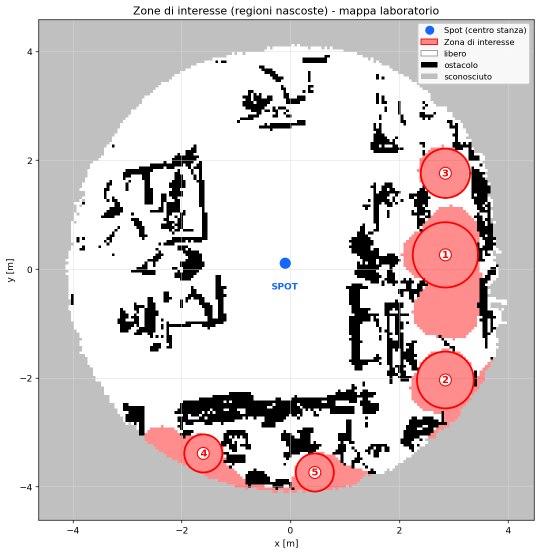
#> input picture step12/zones_of_interest.png, 1080 x 1109 px (shown at 1/2 size)
$ python spot_positions.py
#> lines starting #> are read from the running program, lines starting #| are printed output that depends on the picture; after the words box and inside, x2 and y2 are one past the last pixel; in counts of white or black regions, pixels touching at a corner belong together
#!/usr/bin/env python3
# -*- coding: utf-8 -*-

import os
import csv
import math
import argparse
import numpy as np
from PIL import Image
from scipy import ndimage
import cv2

# =============================================================================
#  PARAMETRI (tutti modificabili)
# =============================================================================

# --- Geometria della ricerca ---
#N_DIRECTIONS      = 16                # numero di direzioni equidistanti
N_DIRECTIONS      = 24
ANGLE_OFFSET_DEG  = 0.0               # sfasamento del ventaglio di direzioni
#DISTANCES_M       = [1.0, 1.5, 2.0, 2.5, 3.0]   # distanze candidate dal centro zona [m]
DISTANCES_M       = [1.0, 1.2, 1.4, 1.6, 1.8, 2.0, 2.2, 2.4, 2.6, 2.8, 3.0, 3.2, 3.4, 3.6, 3.8, 4.0]
# --- Ingombro di Spot (footprint del rettangolino) ---
SPOT_LENGTH_M     = 1.10              # lunghezza corpo Spot [m]
SPOT_WIDTH_M      = 0.50              # larghezza corpo Spot [m]
FOOTPRINT_INFLATION_M = 0.0           # margine di sicurezza aggiunto attorno [m]

# --- FOV per il tie-break (parametri dinamici) ---
FOV_RANGE_M       = 3.0              # portata della FOV [m]
FOV_HALF_ANGLE_DEG= 35.0             # semi-apertura della FOV [deg]
W_COVERAGE        = 1.0             # peso: copertura zona nella FOV (da massimizzare)
W_OBSTACLE        = 1.0             # peso: ostacoli frontali nella FOV (da minimizzare)

# --- Validita' ---
FREE_ONLY         = True             # posa valida SOLO se il footprint e' tutto su BIANCO (libero)
ALLOW_UNKNOWN_GROUND = False         # se True (con FREE_ONLY), lo "sconosciuto" e' calpestabile
                                     #   (bloccano solo nero-ostacolo e rosa-zona). Pose piu' vicine
                                     #   ma NON garantite raggiungibili da Nav2 (spazio non noto).
BLOCK_UNKNOWN     = False            # (solo se FREE_ONLY=False) se True, il grigio sconosciuto blocca
UNKNOWN_GRAY      = 192              # valore RGB del grigio "sconosciuto" (riempimento pieno)

# --- Pulizia opzionale della maschera ostacoli (0 = disattivata, per aderire allo spec) ---
MIN_OBSTACLE_COMP_PX = 0            # rimuove componenti nere piu' piccole di N px (speckle)
OBSTACLE_OPEN_KERNEL = 0            # apertura morfologica k x k (0/1 = off) per togliere linee sottili

# --- Calibrazione (None = auto-detect dall'immagine) ---
PX_PER_METER      = None            # scala px/m; None -> stimata dalle griglie
ORIGIN_PX         = None            # (x,y) pixel dell'origine (0,0); None -> pallino blu

# --- CSV opzionale delle zone dal "primo codice" (piu' preciso della detection) ---
# Se fornito, deve avere colonne con centro in metri. Colonne accettate:
#   id (opz.), x_m, y_m   (oppure  x, y).
ZONES_CSV_IN      = None

# --- Soglie colore (RGB) ---
def m_black(R,G,B):  return (R<80)&(G<80)&(B<80)
def m_white(R,G,B):  return (R>238)&(G>238)&(B>238)
def m_blue(R,G,B):   return (B>150)&(R<110)&(G<130)
def m_red(R,G,B):    return (R>150)&(G<95)&(B<95)
def m_pink(R,G,B):   return (R>200)&(G>110)&(G<205)&(B>110)&(B<205)&(R>G+25)
def m_graybg(R,G,B): return (abs(R-G)<14)&(abs(G-B)<14)&(R>150)&(R<220)
def m_unknown(R,G,B):return (abs(R-UNKNOWN_GRAY)<=3)&(abs(G-UNKNOWN_GRAY)<=3)&(abs(B-UNKNOWN_GRAY)<=3)

# --- Disegno ---
COL_FILL   = (60, 120, 235)   # blu chiaro (RGB) riempimento footprint
COL_EDGE   = (10,  40, 150)   # blu scuro bordo
COL_ARROW  = (10,  30, 110)   # freccia
FILL_ALPHA = 0.35

# =============================================================================
#  UTILITY DI PARSING DELLA MAPPA
# =============================================================================

def detect_plot_frame(black):
    """Rileva il rettangolo degli assi (spines nere continue)."""
    H, W = black.shape
    colsum = black.sum(0); rowsum = black.sum(1)
    cols = np.where(colsum > 0.6*H)[0]
    rows = np.where(rowsum > 0.6*W)[0]
    L, Rt = int(cols.min()), int(cols.max())
    T, Bt = int(rows.min()), int(rows.max())
    return L, Rt, T, Bt

def detect_legend_bbox(a, L, Rt, T):
    """Rileva il riquadro della legenda (rettangolo bianco in alto a destra)."""
    R,G,B = a[:,:,0].astype(int), a[:,:,1].astype(int), a[:,:,2].astype(int)
    white = (R>245)&(G>245)&(B>245)
    x0 = L + int(0.62*(Rt-L))                 # cerca solo nel settore alto-destra
    sub = np.zeros_like(white)
    sub[T:T+int(0.55*(a.shape[0]-T)), x0:Rt] = white[T:T+int(0.55*(a.shape[0]-T)), x0:Rt]
    lbl, n = ndimage.label(sub)
    best = None
    for i in range(1, n+1):
        ys, xs = np.where(lbl==i)
        if len(xs) < 1500:
            continue
        if best is None or len(xs) > best[0]:
            best = (len(xs), (xs.min(), xs.max(), ys.min(), ys.max()))
    if best is None:
        return None
    xmin,xmax,ymin,ymax = best[1]
    pad = 14
    # estende un po' verso il basso per includere le voci impilate
    return (max(L,xmin-pad), min(Rt,xmax+pad), max(T,ymin-pad), ymax+int(0.9*(ymax-ymin))+pad)

def detect_scale_px_per_m(a, L, Rt, T, Bt):
    """Stima px/m dalla spaziatura delle griglie (linee grigio ~196)."""
    R,G,B = a[:,:,0].astype(int), a[:,:,1].astype(int), a[:,:,2].astype(int)
    grid = (abs(R-196)<12)&(abs(G-196)<12)&(abs(B-196)<12)
    def positions(line):
        idx = np.where(line)[0]
        if len(idx)==0: return []
        cl=[]; s=p=idx[0]
        for v in idx[1:]:
            if v-p>4: cl.append((s+p)/2); s=v
            p=v
        cl.append((s+p)/2); return cl
    diffs=[]
    for y in range(T+10, Bt-10, 3):
        d = np.diff(positions(grid[y, L+3:Rt-3]))
        diffs += [x for x in d if 95<x<128]
    for x in range(L+10, Rt-10, 3):
        d = np.diff(positions(grid[T+3:Bt-3, x]))
        diffs += [v for v in d if 95<v<128]
    if len(diffs) < 5:
        raise RuntimeError("Impossibile stimare la scala dalle griglie; imposta PX_PER_METER a mano.")
    return float(np.median(diffs))

def detect_origin_px(a, legend_bbox):
    """Origine (0,0) = pallino blu di Spot (il piu' grande, fuori dalla legenda)."""
    R,G,B = a[:,:,0].astype(int), a[:,:,1].astype(int), a[:,:,2].astype(int)
    blue = m_blue(R,G,B)
    lbl,n = ndimage.label(blue)
    best=None
    for i in range(1,n+1):
        ys,xs=np.where(lbl==i)
        cx,cy=xs.mean(),ys.mean()
        if legend_bbox and (legend_bbox[0]<=cx<=legend_bbox[1] and legend_bbox[2]<=cy<=legend_bbox[3]):
            continue
        if best is None or len(xs)>best[0]:
            best=(len(xs),(cx,cy))
    if best is None:
        raise RuntimeError("Pallino blu (origine) non trovato; imposta ORIGIN_PX a mano.")
    return best[1]

def detect_zone_centers(a, legend_bbox):
    """Centri zona = cerchietti rossi (componenti rosse grandi = gli anelli)."""
    R,G,B = a[:,:,0].astype(int), a[:,:,1].astype(int), a[:,:,2].astype(int)
    red = m_red(R,G,B)
    lbl,n = ndimage.label(red)
    centers=[]
    for i in range(1,n+1):
        ys,xs=np.where(lbl==i)
        if len(xs) < 600:          # scarta le cifre (piccole) e il rumore
            continue
        cx,cy=xs.mean(),ys.mean()
        if legend_bbox and (legend_bbox[0]<=cx<=legend_bbox[1] and legend_bbox[2]<=cy<=legend_bbox[3]):
            continue
        rad=((xs.max()-xs.min())+(ys.max()-ys.min()))/4.0
        centers.append((cx,cy,rad))
    return centers

# =============================================================================
#  GEOMETRIA POSE / COLLISIONE / FOV
# =============================================================================

def rect_corners(cx, cy, length, width, yaw):
    """4 vertici del rettangolo (footprint) centrato in (cx,cy), asse lungo = yaw."""
    fx, fy = math.cos(yaw), math.sin(yaw)          # avanti (in spazio-immagine)
    lx, ly = -fy, fx                                # sinistra
    hl, hw = length/2.0, width/2.0
    pts=[]
    for sl, sw in [(+1,+1),(+1,-1),(-1,-1),(-1,+1)]:
        pts.append((cx + sl*hl*fx + sw*hw*lx,
                    cy + sl*hl*fy + sw*hw*ly))
    return np.array(pts, dtype=np.float32)

def footprint_ok(corners, obstacle, nogo):
    """True se il footprint non tocca ostacoli ne' zone vietate (fuori mappa/legenda)."""
    H,W = obstacle.shape
    x0=int(np.floor(corners[:,0].min())); x1=int(np.ceil(corners[:,0].max()))
    y0=int(np.floor(corners[:,1].min())); y1=int(np.ceil(corners[:,1].max()))
    if x0<0 or y0<0 or x1>=W or y1>=H:
        return False
    mask = np.zeros((y1-y0+1, x1-x0+1), np.uint8)
    poly = (corners - [x0,y0]).astype(np.int32)
    cv2.fillConvexPoly(mask, poly, 1)
    m = mask.astype(bool)
    if nogo[y0:y1+1, x0:x1+1][m].any():
        return False
    if obstacle[y0:y1+1, x0:x1+1][m].any():
        return False
    return True

def fov_score(cx, cy, yaw, zone_mask, zone_total, obstacle, range_px, half_ang):
    """Ritorna (coverage_frac, obstacle_frac) per la FOV a settore."""
    H,W = obstacle.shape
    x0=max(0,int(cx-range_px)); x1=min(W,int(cx+range_px)+1)
    y0=max(0,int(cy-range_px)); y1=min(H,int(cy+range_px)+1)
    yy,xx = np.mgrid[y0:y1, x0:x1]
    dx = xx-cx; dy = yy-cy
    dist = np.hypot(dx,dy)
    ang = np.arctan2(dy,dx)
    dang = np.abs((ang-yaw+math.pi) % (2*math.pi) - math.pi)
    insec = (dist<=range_px)&(dang<=half_ang)
    nsec = int(insec.sum())
    if nsec==0:
        return 0.0, 0.0
    cov = int((zone_mask[y0:y1, x0:x1] & insec).sum())
    obs = int((obstacle[y0:y1, x0:x1]  & insec).sum())
    coverage_frac = cov/float(zone_total) if zone_total>0 else 0.0
    obstacle_frac = obs/float(nsec)
    return coverage_frac, obstacle_frac

# =============================================================================
#  DRAW
# =============================================================================

def draw_pose(canvas, cx, cy, corners, yaw, length_px):
    overlay = canvas.copy()
    poly = corners.astype(np.int32)
    cv2.fillConvexPoly(overlay, poly, COL_FILL)
    cv2.addWeighted(overlay, FILL_ALPHA, canvas, 1-FILL_ALPHA, 0, canvas)
    cv2.polylines(canvas, [poly], True, COL_EDGE, 2, cv2.LINE_AA)
    tip = (int(cx+0.5*length_px*math.cos(yaw)), int(cy+0.5*length_px*math.sin(yaw)))
    cv2.arrowedLine(canvas, (int(cx),int(cy)), tip, COL_ARROW, 2, cv2.LINE_AA, tipLength=0.35)

# =============================================================================
#  MAIN
# =============================================================================

def run(in_png, out_png, out_csv):
#> called with in_png = 'zones_of_interest.png', out_png = 'spot_positions.png', out_csv = 'spot_positions.csv'
    img = Image.open(in_png).convert("RGB")
    a = np.array(img)
    H,W,_ = a.shape
    R,G,B = a[:,:,0].astype(int), a[:,:,1].astype(int), a[:,:,2].astype(int)
#> R: shape (1109, 1080) int64; 256 distinct labels, from 0 to 255
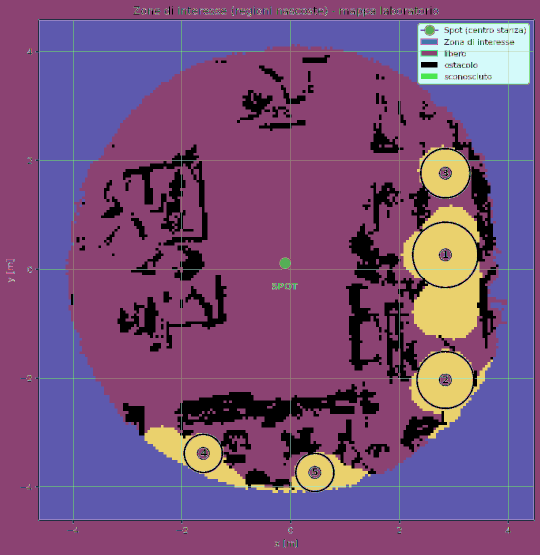
#> G: shape (1109, 1080) int64 (shown at 1/2 size); 256 distinct labels, from 0 to 255; one colour per label, 0 black
#> B: shape (1109, 1080) int64; 256 distinct labels, from 0 to 255

    # --- parsing mappa ---
    black = m_black(R,G,B)
#> in m_black, `def m_black(R,G,B):  return (R<80)&(G<80)&(B<80)`:
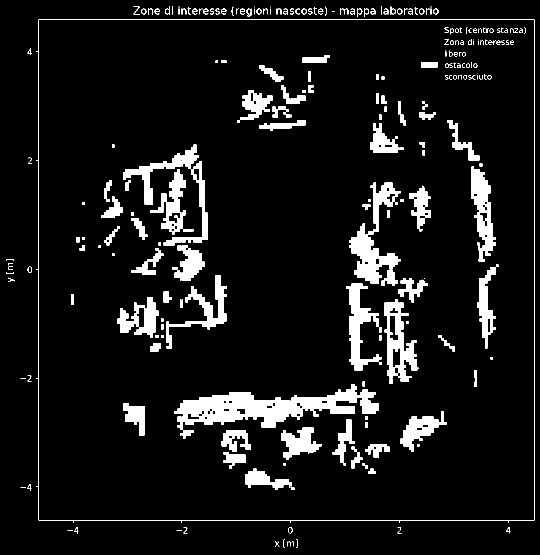
#> returned value: shape (1109, 1080) bool (shown at 1/2 size); 8.3% white; 274 white regions (54 under 20 px), largest, box (x1, y1, x2, y2) and area: (364, 784, 581, 877) 10170, (698, 365, 799, 538) 5997, (582, 768, 758, 839) 5529
    L,Rt,T,Bt = detect_plot_frame(black)
#> in detect_plot_frame, `colsum = black.sum(0)`: colsum = 1080 values, max 1002 at index 77, min 0 at index 0, mean 92.3
#> in detect_plot_frame, `rowsum = black.sum(1)`: rowsum = 1109 values, max 992 at index 39, min 0 at index 0, mean 89.89
#> in detect_plot_frame, `cols = np.where(colsum > 0.6*H)[0]`: cols = [77, 1068]
#> in detect_plot_frame, `rows = np.where(rowsum > 0.6*W)[0]`: rows = [39, 1040]
#> in detect_plot_frame, `L, Rt = int(cols.min()), int(cols.max())`: L = 77; Rt = 1068
#> in detect_plot_frame, `T, Bt = int(rows.min()), int(rows.max())`: T = 39; Bt = 1040
#> L = 77; Rt = 1068; T = 39; Bt = 1040
    legend = detect_legend_bbox(a, L, Rt, T)
#> in detect_legend_bbox, `white = (R>245)&(G>245)&(B>245)`:
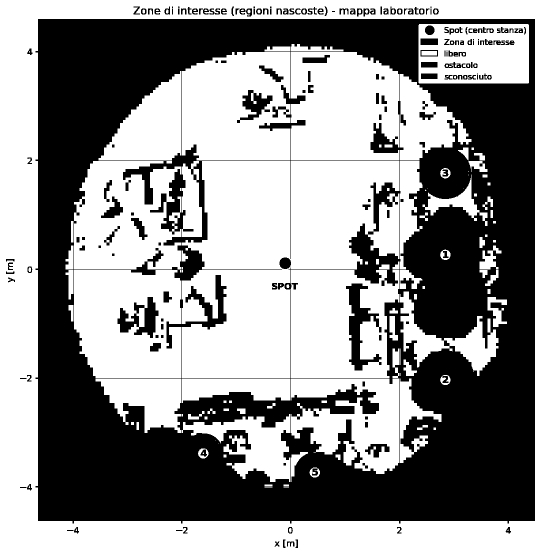
#> white: shape (1109, 1080) bool (shown at 1/2 size); 55.2% white; 189 black regions (14 under 20 px), largest, box (x1, y1, x2, y2) and area: (71, 38, 1070, 1047) 509111, (692, 567, 763, 741) 4820, (235, 594, 317, 676) 3146
#> in detect_legend_bbox, `x0 = L + int(0.62*(Rt-L))`: x0 = 691
#> in detect_legend_bbox, `lbl, n = ndimage.label(sub)`:
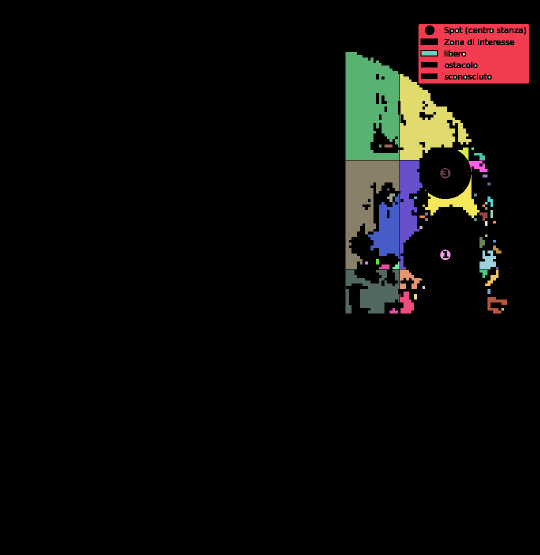
#> lbl: shape (1109, 1080) int32 (shown at 1/2 size); 90 distinct labels, from 0 to 89; one colour per label, 0 black
#> in detect_legend_bbox, `lbl, n = ndimage.label(sub)`: n = 89
#> the loop in detect_legend_bbox, `for i in range(1, n+1):` made 89 passes
#> best on pass 1: (21185, (837, 1057, 48, 166))
#> in detect_legend_bbox, `xmin,xmax,ymin,ymax = best[1]`: xmin = 837; xmax = 1057; ymin = 48; ymax = 166
#> legend = (823, 1068, 39, 286)
    scale  = PX_PER_METER if PX_PER_METER else detect_scale_px_per_m(a, L, Rt, T, Bt)
#> in detect_scale_px_per_m, `grid = (abs(R-196)<12)&(abs(G-196)<12)&(abs(B-196)<12)`:
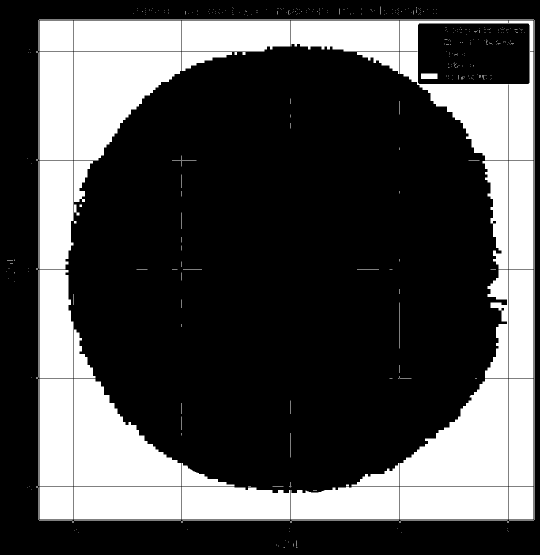
#> grid: shape (1109, 1080) bool (shown at 1/2 size); 28.8% white; 424 white regions (360 under 20 px), largest, box (x1, y1, x2, y2) and area: (800, 41, 1067, 320) 30303, (800, 757, 1016, 973) 30154, (147, 757, 363, 973) 29262
#> the loop in detect_scale_px_per_m, `for y in range(T+10, Bt-10, 3):` made 327 passes
#> d on passes 1 to 3: [603], [604], [435.5, 168.5]
#> after the loop in detect_scale_px_per_m, `for y in range(T+10, Bt-10, 3):`: diffs = [126.5, 126.5, 124.5, 119, 97, 110, 115.5, 108, 121.5, 97, 106.5, 99.5, 104, 104, 113.5]
#> the loop in detect_scale_px_per_m, `for x in range(L+10, Rt-10, 3):` made 324 passes
#> d on passes 16 to 18: [246, 16.5, 251], [246, 16.5, 251], [333, 224.5]
#> after the loop in detect_scale_px_per_m, `for x in range(L+10, Rt-10, 3):`: diffs = 49 values, max 127 at index 16, min 95.5 at index 43, mean 110.4
#> scale = 108
    origin = ORIGIN_PX if ORIGIN_PX else detect_origin_px(a, legend)
#> in m_blue, `def m_blue(R,G,B):   return (B>150)&(R<110)&(G<130)`:
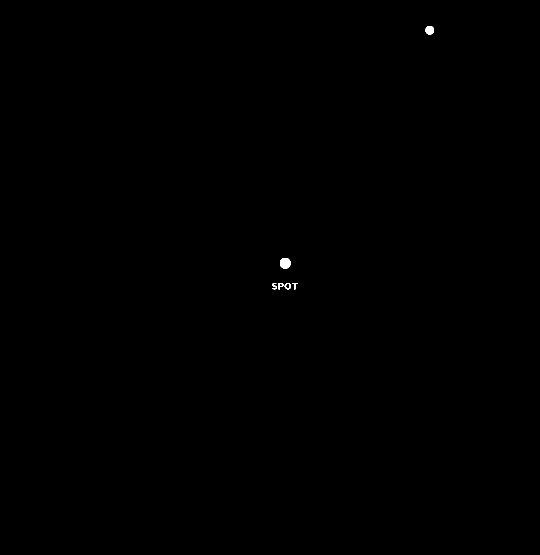
#> returned value: shape (1109, 1080) bool (shown at 1/2 size); 0.07% white; 6 white regions, box (x1, y1, x2, y2) and area: (560, 516, 581, 537) 373, (851, 52, 868, 69) 241, (569, 566, 582, 579) 78, (557, 566, 567, 579) 73, (545, 566, 554, 579) 60, (584, 566, 595, 579) 55
#> in detect_origin_px, `lbl,n = ndimage.label(blue)`: n = 6
#> the loop in detect_origin_px, `for i in range(1,n+1):` made 6 passes
#> (cx, cy, best) on pass 2: (570, 526, (373, (570, 526)))
#> origin = (570, 526)
    ox, oy = origin
#> ox = 570; oy = 526

    # --- maschere ---
    m = 3  # margine per escludere i bordi del frame
    playable = np.zeros((H,W), bool)
    playable[T+m:Bt-m, L+m:Rt-m] = True
    if legend:
        lx0,lx1,ly0,ly1 = legend
#> lx0 = 823; lx1 = 1068; ly0 = 39; ly1 = 286
        playable[ly0:ly1+1, lx0:lx1+1] = False
    nogo = ~playable

    # --- maschera "ostacoli" per la collisione del footprint ---
    obstacle = black & playable
    # pulizia opzionale del nero (di default disattivata)
    if OBSTACLE_OPEN_KERNEL and OBSTACLE_OPEN_KERNEL > 1:
        k = np.ones((OBSTACLE_OPEN_KERNEL, OBSTACLE_OPEN_KERNEL), np.uint8)
        obstacle = cv2.morphologyEx(obstacle.astype(np.uint8), cv2.MORPH_OPEN, k).astype(bool)
    if MIN_OBSTACLE_COMP_PX and MIN_OBSTACLE_COMP_PX > 1:
        lbl_o, no = ndimage.label(obstacle, structure=np.ones((3,3)))
        if no > 0:
            sz = ndimage.sum(np.ones_like(lbl_o), lbl_o, range(1, no+1))
            keep = np.zeros(no+1, bool); keep[1:] = np.array(sz) >= MIN_OBSTACLE_COMP_PX
            obstacle = keep[lbl_o]

    pink = m_pink(R,G,B) & playable
#> pink: shape (1109, 1080) bool; 5.6% white; 221 white regions (199 under 20 px), largest, box (x1, y1, x2, y2) and area: (823, 523, 965, 681) 12788, (828, 447, 954, 573) 11985, (836, 705, 945, 815) 8856

    if FREE_ONLY:
        # posa valida SOLO su bianco: bloccano nero, sconosciuto (192), zona (rosa) e i cerchietti rossi.
        # Le griglie (196/220) NON bloccano perche' fuori dalla banda dello sconosciuto.
        red     = m_red(R,G,B) & playable
#> red: shape (1109, 1080) bool; 0.6% white; 15 white regions, largest, box (x1, y1, x2, y2) and area: (824, 442, 958, 577) 1595, (832, 701, 949, 819) 1377, (840, 295, 942, 398) 1157
        blocked = obstacle | pink | red
#> blocked: shape (1109, 1080) bool; 13.7% white; 105 white regions (3 under 20 px), largest, box (x1, y1, x2, y2) and area: (800, 287, 992, 904) 69921, (246, 784, 752, 986) 39217, (698, 365, 799, 538) 5997
        if not ALLOW_UNKNOWN_GROUND:
            blocked = blocked | (m_unknown(R,G,B) & playable)
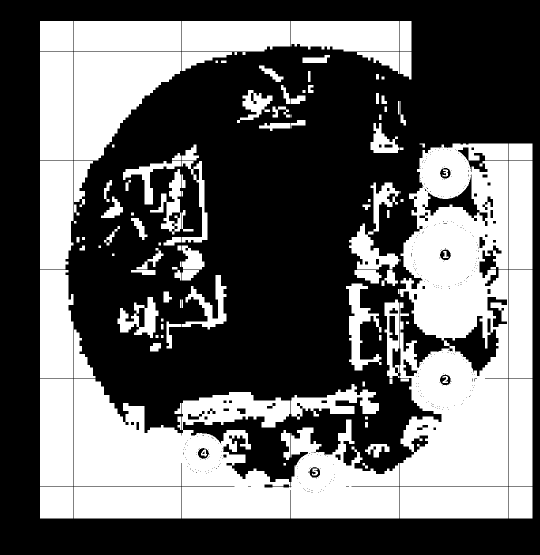
#> blocked: shape (1109, 1080) bool (shown at 1/2 size); 39.5% white; 126 white regions (4 under 20 px), largest, box (x1, y1, x2, y2) and area: (800, 287, 1016, 973) 114758, (147, 757, 799, 1037) 98890, (147, 104, 363, 320) 29215
    else:
        blocked = obstacle
        if BLOCK_UNKNOWN:
            blocked = blocked | (m_unknown(R,G,B) & playable)

    # --- centri zona ---
    if ZONES_CSV_IN and os.path.exists(ZONES_CSV_IN):
        zones = []
        with open(ZONES_CSV_IN, newline="") as f:
            rd = csv.DictReader(f)
            for row in rd:
                if row.get("type") and row["type"] != "zone_of_interest":
                    continue                       # salta la riga SPOT/robot_start
                try:
                    zid = int(float(row["id"]))    # salta id non numerici (es. 'SPOT')
                except (ValueError, KeyError, TypeError):
                    continue
                xk = "x_m" if "x_m" in row else ("x" if "x" in row else None)
                yk = "y_m" if "y_m" in row else ("y" if "y" in row else None)
                xm, ym = float(row[xk]), float(row[yk])
                try:
                    rad = float(row["inscribed_radius_m"])*scale
                except (ValueError, KeyError, TypeError):
                    rad = 0.4*scale
                cx = ox + xm*scale; cy = oy - ym*scale
                zones.append((cx, cy, rad, zid))
    else:
        det = detect_zone_centers(a, legend)
#> (the rest of the program and of its run is left out)
